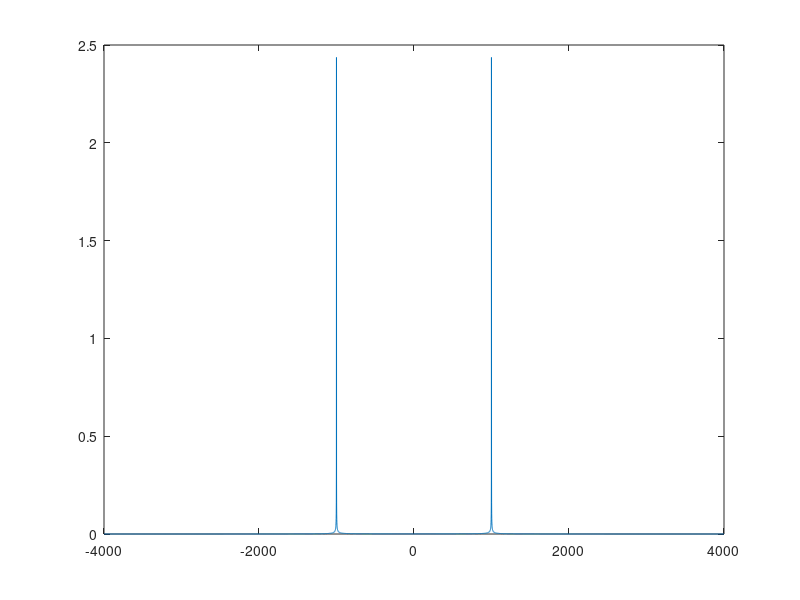
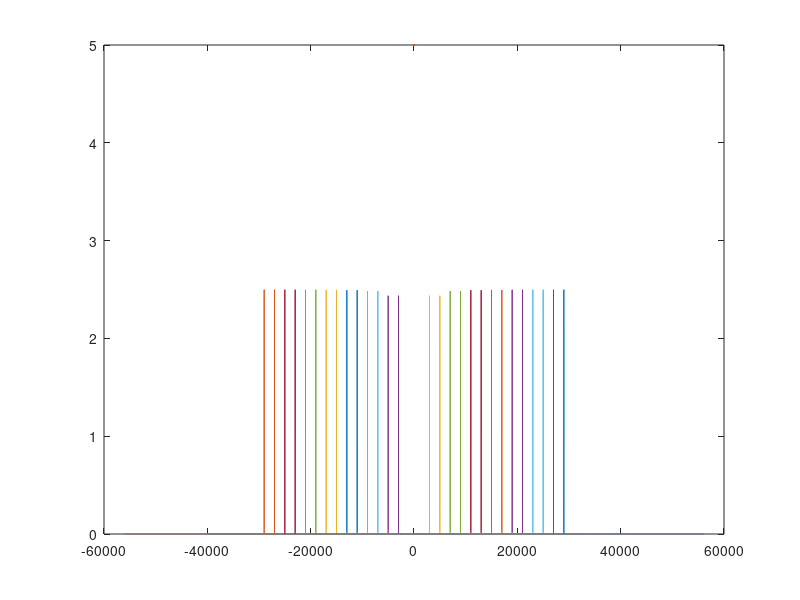

Write MATLAB code to recreate these figures, in order.
fs=8000;
f0=1000;
t=0:1/fs:1;
A=5;

x=A*cos(2*pi*f0*t);
N=length(x);
%Sketch the spectrum
y=fft(x);
w=fftshift(abs(y));
w=w/N;
f=(-N/2:N/2-1)*fs/N;
%w(f<1e-5)=0;

figure("Name","Origin signal spectrum");
plot(f,w);

figure("Name","Q2")
fs=000;

while fs<60000
    t=0:1/fs:1;
    x=A*cos(2*pi*f0*t);
    N=length(x);
    y=fft(x);
    w=fftshift(abs(y));
    w=w/N;
    %figure("Name","Q2")
    f=(0:N-1)*fs/N;
    plot(f,w);hold on;
    f=(-N:-1)*fs/N;
    plot(f,w);hold on;
    fs=fs+8000;
end